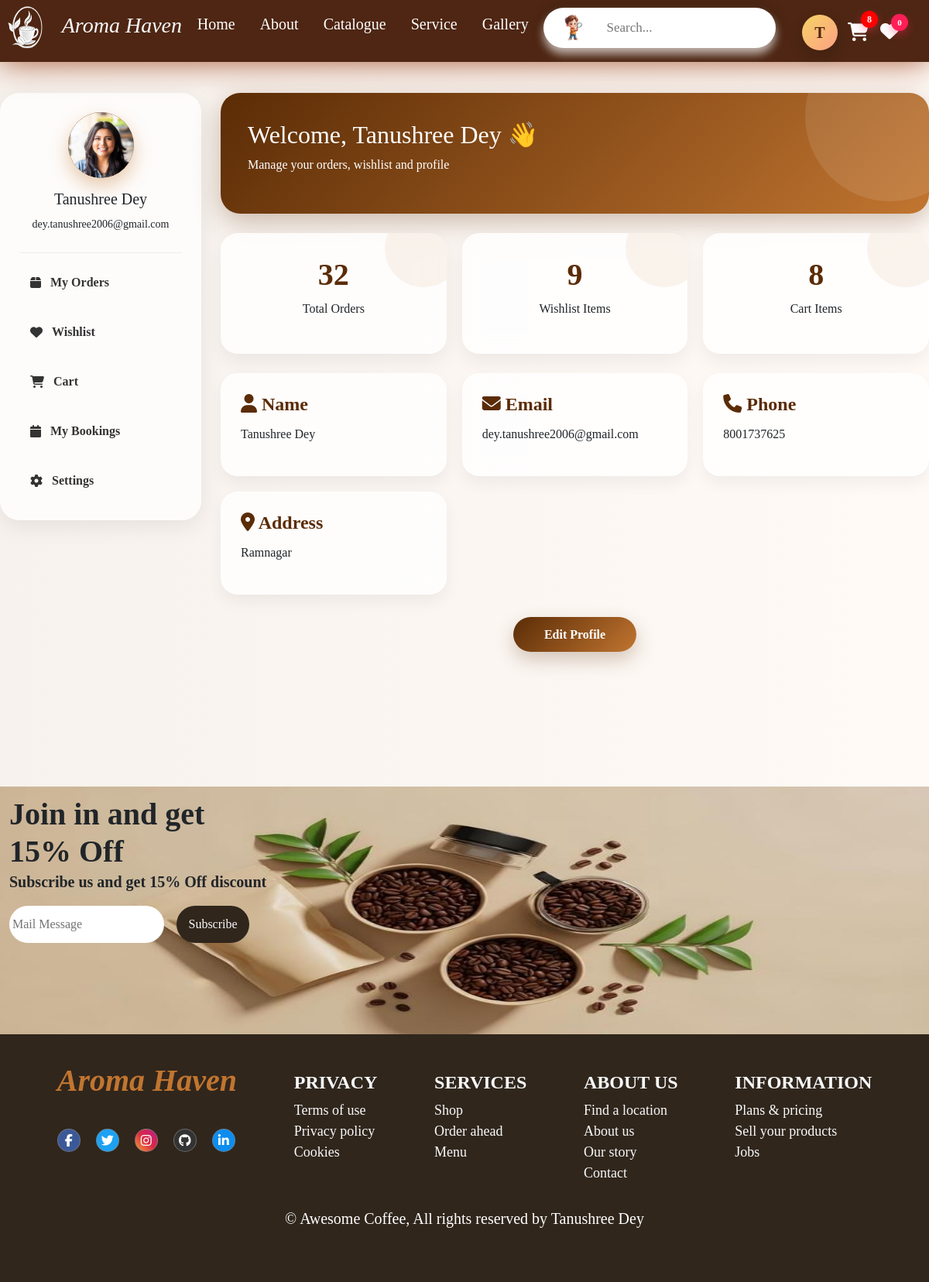
/userprofile.php (signed in), run on the app's committed database.
### tables this page shows
CREATE TABLE `clients` (
  `id` int(11) NOT NULL,
  `name` varchar(255) NOT NULL,
  `email` varchar(255) NOT NULL,
  `mobile` varchar(10) NOT NULL,
  `password` varchar(255) NOT NULL,
  `reset_token` varchar(255) DEFAULT NULL,
  `reset_expiry` datetime DEFAULT NULL,
  `address` varchar(255) NOT NULL,
  `image` text NOT NULL,
  `addwithus` timestamp NOT NULL DEFAULT current_timestamp(),
  `role` enum('admin','user') NOT NULL DEFAULT 'user',
  `membership` enum('Gold','Yes','No') NOT NULL DEFAULT 'No'
);

### userprofile.php (the view, shortened to what this page needs)
<!DOCTYPE html>
<html lang="en">
<head>
<link rel="stylesheet" href="coffee.css">
<link rel="stylesheet" href="https://cdnjs.cloudflare.com/ajax/libs/font-awesome/6.7.2/css/all.min.css"/>
<link rel="stylesheet" href="../CoffeeShop2/assets/bootstrap-5.3.7-dist/css/bootstrap.min.css"/>
<?php
global $conn;
$email = $_SESSION['user_email'];
$query = "SELECT * FROM clients WHERE email='$email'";
$run = mysqli_query($conn,$query);
$row = mysqli_fetch_array($run);
?>
</head>
<body>
<?php include('header.php') ?>
<div class="dashboard">
    <div class="sidebar">
        <div class="user-box">
        <div class="avatar">
    <?php
    $userName = trim($row['name'] ?? '');
    $userImage = trim($row['image'] ?? '');
    ?>
    <?php if ($userImage !== '') { ?>
        <img
            src="images/<?php echo htmlspecialchars($userImage); ?>"
            alt="<?php echo htmlspecialchars($userName); ?>"
            style="
                width:100%;
                height:100%;
                border-radius:50%;
                object-fit:cover;
            "
            onerror="this.style.display='none'; this.nextElementSibling.style.display='flex';"
        >
    <?php } ?>
</div>
            <h5><?php echo $row['name']; ?></h5>
            <small><?php echo $row['email']; ?></small>
        </div>
        <a href="userorder.php"><i class="fa fa-box"></i> My Orders</a>
        <a href="userwishlist.php"><i class="fa fa-heart"></i> Wishlist</a>
        <a href="usercart.php"><i class="fa fa-shopping-cart"></i> Cart</a>
        <a href="my_bookings.php"><i class="fa fa-calendar"></i> My Bookings</a>
        <a href="editprofile.php"><i class="fa fa-gear"></i> Settings</a>
    </div>
    <div class="main">
        <div class="top-card">
            <h2>Welcome, <?php echo $row['name']; ?> 👋</h2>
            <p>Manage your orders, wishlist and profile</p>
        </div>
<?php
$user_id = $row['id'];
$order_query = mysqli_query($conn,"
SELECT COUNT(*) as total
FROM userorder
WHERE customer_id='$user_id'
");
$order_data = mysqli_fetch_assoc($order_query);
$total_orders = $order_data['total'];
$wish_query = mysqli_query($conn,"
SELECT COUNT(*) as total
FROM wishlist
WHERE user_id='$user_id'
AND status='active'
");
$wish_data = mysqli_fetch_assoc($wish_query);
$total_wishlist = $wish_data['total'];
$cart_query = mysqli_query($conn,"
    SELECT SUM(quantity) AS total
    FROM addtocart
    WHERE user_id='$user_id'
    AND status='active'
");
$cart_data = mysqli_fetch_assoc($cart_query);
$total_cart = $cart_data['total'] ?? 0;
?>
<div class="stats">
    <div class="stat-box">
        <?php if($total_orders > 0){ ?>
            <h3><?php echo $total_orders; ?></h3>
            <p>Total Orders</p>
        <?php } ?>
    </div>
    <div class="stat-box">
        <?php if($total_wishlist > 0){ ?>
            <h3><?php echo $total_wishlist; ?></h3>
            <p>Wishlist Items</p>
        <?php } ?>
    </div>
    <div class="stat-box">
        <?php if($total_cart > 0){ ?>
            <h3><?php echo $total_cart; ?></h3>
            <p>Cart Items</p>
        <?php } ?>
    </div>
</div>
        <div class="profile-info">
            <div class="info-card">
                <h4><i class="fa fa-user"></i> Name</h4>
                <p><?php echo $row['name']; ?></p>
            </div>
            <div class="info-card">
                <h4><i class="fa fa-envelope"></i> Email</h4>
                <p><?php echo $row['email']; ?></p>
            </div>
            <div class="info-card">
                <h4><i class="fa fa-phone"></i> Phone</h4>
                <p><?php echo $row['mobile']; ?></p>
            </div>
            <div class="info-card">
                <h4><i class="fa fa-location-dot"></i> Address</h4>
                <p><?php echo $row['address']; ?></p>
            </div>
        </div>
        <div class="edit-btn">
            <a href="editprofile.php">Edit Profile</a>
            </div>
    </div>
</div>
<?php include('footer.php') ?>
</body>
</html>

### coffee.css (style rules this page uses)
* { padding: 0; margin: 0; box-sizing: border-box; font-family: "Times New Roman", Times, serif; }
a { position: relative; }
html { scroll-behavior: smooth; }

### header.php (style rules this page uses)
html { scroll-behavior: smooth; }

### data on the page
clients: image (picture), name "Tanushree Dey", email "dey.tanushree2006@gmail.com", mobile "8001737625", address "Ramnagar"

### other printed values
substr($_SESSION['user_name'],0,1) "T"
$cart_count "8"
$wishlist_count "0"
$total_orders "32"
$total_wishlist "9"
$total_cart "8"
